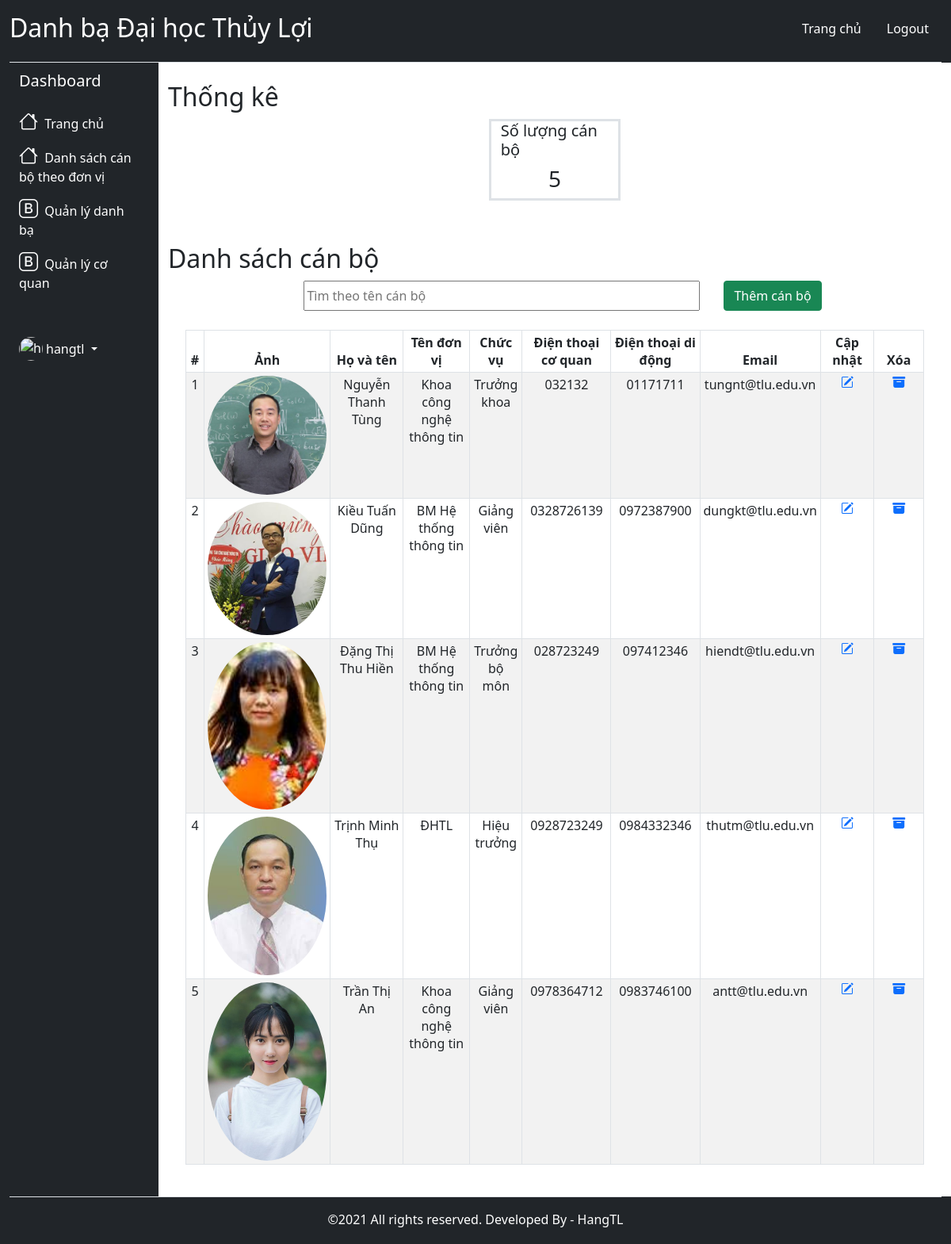
The app's page /admin/users-management.php (signed in) with its own data.
### tables this page shows
CREATE TABLE `tbl_user` (
  `id_user` int(10) UNSIGNED NOT NULL,
  `hoten` varchar(255) NOT NULL,
  `image` varchar(255) DEFAULT NULL,
  `dtcoquan` varchar(15) NOT NULL,
  `email` varchar(255) NOT NULL,
  `dtdidong` varchar(15) NOT NULL,
  `chucvu` varchar(255) NOT NULL,
  `id_coquan` int(10) NOT NULL
);

CREATE TABLE `tbl_coquan` (
  `id_coquan` int(10) NOT NULL,
  `tendonvi` varchar(255) NOT NULL,
  `diachi` varchar(255) NOT NULL,
  `sdt` varchar(15) NOT NULL,
  `email_coquan` varchar(255) NOT NULL,
  `website` varchar(255) NOT NULL,
  `id_cha` int(10) DEFAULT NULL
);

### admin/users-management.php (the view, shortened to what this page needs)
<?php
    include('connection.php');
    include("templates/header.php");
?>
                        <div class="col py-4">
                            <h2 class="text-align-center">Thống kê</h2>
                            <div class="row main-content d-flex justify-content-center">
                                <div class="col col-md-2 mx-3 bg-white border border-3">
                                    <h5 >Số lượng cán bộ</h5>
                                    <h3 class=" d-flex justify-content-center">
                                    <?php
                                        $sql1 = "SELECT * FROM tbl_user";
                                        $result = mysqli_query($conn,$sql1);
                                        $count_user = mysqli_num_rows($result);
                                        echo $count_user;
                                    ?>
                                    </h3>
                                </div>
                            </div>
                            <br>
                            <h2 style="margin-top: 30px;">Danh sách cán bộ</h2>
                            <div align="center">
                                <ul class="nav d-flex justify-content-center">
                                    <li class="nav-item" style="margin-left: 20px; height: 20px;">
                                        <input style="height: 38px; width: 500px;" class="" type="text" id="myInput" onkeyup="myFunction()" placeholder="Tìm theo tên cán bộ" title="Type in a name">
                                    </li>
                                    <li>
                                        <a href="addUser.php" class="btn btn-success" style = "margin-left: 30px;">Thêm cán bộ</a>
                                    </li>
                                </ul>
                            <br>
                        </div>
                            <div class="row main-content" style="margin-left: 1%; margin-right: 1%;">
                                <div class=" bg-white">
                                    <div id=" list-content">
                                        <table class="table table-striped table-sm table-bordered" style="" align="center" id="myTable">
                                            <thead>
                                                <tr>
                                                    <th scope="col" style="width: 30px; overflow: hidden; text-align: center;">#</th>
                                                    <th scope="col" style="width: 50px; overflow: hidden; text-align: center;">Ảnh</th>
                                                    <th scope="col" style="width: 100px; overflow: hidden; text-align: center;">Họ và tên</th>
                                                    <th scope="col" style="width: 50px; overflow: hidden; text-align: center;">Tên đơn vị</th>
                                                    <th scope="col" style="width: 50px; overflow: hidden; text-align: center;">Chức vụ</th>
                                                    <th scope="col" style="width: 70px; overflow: hidden; text-align: center;">Điện thoại cơ quan</th>
                                                    <th scope="col" style="width: 90px;  text-align: center;">Điện thoại di động</th>
                                                    <th scope="col" style="width: 90px;  text-align: center;">Email</th>
                                                    <th scope="col"style="overflow: hidden; text-align: center; width: 100px;">Cập nhật</th>
                                                    <th scope="col"style="overflow: hidden; text-align: center; width: 100px;">Xóa</th>
                                                </tr>
                                            </thead>
                                            <tbody>
                                                <?php
                                                    $sql = "SELECT * FROM tbl_user,tbl_coquan where tbl_user.id_coquan = tbl_coquan.id_coquan";
                                                    $result = mysqli_query($conn,$sql);
                                                    if(mysqli_num_rows($result)>0){
                                                        $i=1;
                                                        while($row = mysqli_fetch_assoc($result)){
                                                ?>
                                                <tr>
                                                    <td style="width: 30px; overflow: hidden; text-align: center;"><?php echo $i; ?></td>
                                                    <td align="center" ><img  style="width: 150px; border-radius: 100%;" src="http://localhost/exam/<?php echo $row['image']; ?>" alt=""></td>
                                                    <td style="width: 130px; overflow: hidden; text-align: center;"><?php echo $row['hoten']; ?></td>
                                                    <td style="width: 130px; overflow: hidden; text-align: center;"><?php echo $row['tendonvi']; ?></td>
                                                    <td style="width: 70px; overflow: hidden; text-align: center;"><?php echo $row['chucvu']; ?></td>
                                                    <td style="width: 130px; overflow: hidden; text-align: center;"><?php echo $row['dtcoquan']; ?></td>
                                                    <td style="width: 130px; overflow: hidden; text-align: center;"> <?php echo $row['dtdidong']; ?></td>
                                                    <td style="width: 130px; overflow: hidden; text-align: center;"> <?php echo $row['email']; ?></td>
                                                    <td style="width: 30px; overflow: hidden; text-align: center;"><a href="editUser.php?myid=<?php echo $row['id_user']; ?>"><i class="bi bi-pencil-square"></i></a></td>
                                                    <td style="width: 30px; overflow: hidden; text-align: center;"><a href="deleteUser.php?myid=<?php echo $row['id_user']; ?>"><i class="bi bi-archive-fill"></i></a></td>
                                                <?php
                                                    $i++;
                                                    }
                                                }
                                                ?>
                                          </tbody>
                                        </table>
                                    </div>
                                </div>
                            </div>
                        </div>
                    </div>
                </div>
    <?php
    include("templates/footer.php");
?>

### css/style.css (style rules this page uses)
.main-content { flex-wrap: nowrap; }

### records on screen
tbl_user: image (picture), hoten "Nguyễn Thanh Tùng", id_coquan.tendonvi "Khoa công nghệ thông tin", chucvu "Trưởng khoa", dtcoquan "032132", dtdidong "01171711", email "tungnt@tlu.edu.vn"
tbl_user: image (picture), hoten "Kiều Tuấn Dũng", id_coquan.tendonvi "BM Hệ thống thông tin", chucvu "Giảng viên", dtcoquan "0328726139", dtdidong "0972387900", email "dungkt@tlu.edu.vn"
tbl_user: image (picture), hoten "Đặng Thị Thu Hiền", id_coquan.tendonvi "BM Hệ thống thông tin", chucvu "Trưởng bộ môn", dtcoquan "028723249", dtdidong "097412346", email "hiendt@tlu.edu.vn"
tbl_user: image (picture), hoten "Trịnh Minh Thụ", id_coquan.tendonvi "ĐHTL", chucvu "Hiệu trưởng", dtcoquan "0928723249", dtdidong "0984332346", email "thutm@tlu.edu.vn"
tbl_user: image (picture), hoten "Trần Thị An", id_coquan.tendonvi "Khoa công nghệ thông tin", chucvu "Giảng viên", dtcoquan "0978364712", dtdidong "0983746100", email "antt@tlu.edu.vn"

### other values on screen
$_SESSION['name'] "hangtl"
$count_user "5"
